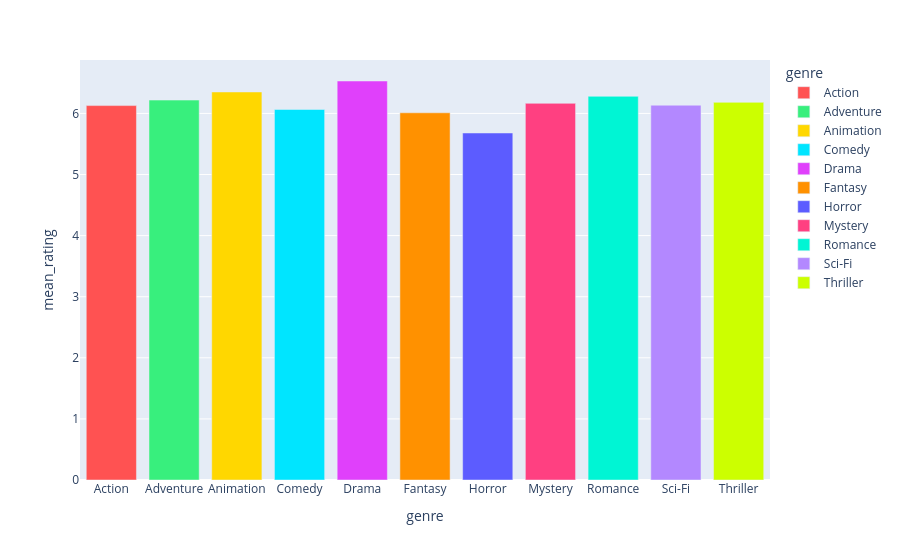

Notebook code cell kept with this figure:
### Code cell
df_ratings = df.copy()
df_ratings = df_ratings[df_ratings["genre"].isin(genres_list)]
df_ratings = df_ratings.groupby("genre", as_index=False).agg(mean_rating=("avg_rating","mean"))[["genre","mean_rating"]]

fig=px.bar(df_ratings,
        x="genre", 
        y="mean_rating",
        color="genre",
        color_discrete_map=genre_color_map
    )

fig.show()

### Figure 1 — Plotly figure (JSON) as saved in the notebook; plotly's stock layout.template omitted (floating-point values rounded to 4 significant figures)
{"data": [{"hovertemplate": "genre=%{x}<br>mean_rating=%{y}<extra></extra>", "legendgroup": "Action", "marker": {"color": "#FF5252", "pattern": {"shape": ""}}, "name": "Action", "orientation": "v", "showlegend": true, "textposition": "auto", "type": "bar", "x": ["Action"], "xaxis": "x", "y": [6.128], "yaxis": "y"}, {"hovertemplate": "genre=%{x}<br>mean_rating=%{y}<extra></extra>", "legendgroup": "Adventure", "marker": {"color": "#38EF7D", "pattern": {"shape": ""}}, "name": "Adventure", "orientation": "v", "showlegend": true, "textposition": "auto", "type": "bar", "x": ["Adventure"], "xaxis": "x", "y": [6.219], "yaxis": "y"}, {"hovertemplate": "genre=%{x}<br>mean_rating=%{y}<extra></extra>", "legendgroup": "Animation", "marker": {"color": "#FFD700", "pattern": {"shape": ""}}, "name": "Animation", "orientation": "v", "showlegend": true, "textposition": "auto", "type": "bar", "x": ["Animation"], "xaxis": "x", "y": [6.351], "yaxis": "y"}, {"hovertemplate": "genre=%{x}<br>mean_rating=%{y}<extra></extra>", "legendgroup": "Comedy", "marker": {"color": "#00E5FF", "pattern": {"shape": ""}}, "name": "Comedy", "orientation": "v", "showlegend": true, "textposition": "auto", "type": "bar", "x": ["Comedy"], "xaxis": "x", "y": [6.065], "yaxis": "y"}, {"hovertemplate": "genre=%{x}<br>mean_rating=%{y}<extra></extra>", "legendgroup": "Drama", "marker": {"color": "#E040FB", "pattern": {"shape": ""}}, "name": "Drama", "orientation": "v", "showlegend": true, "textposition": "auto", "type": "bar", "x": ["Drama"], "xaxis": "x", "y": [6.531], "yaxis": "y"}, {"hovertemplate": "genre=%{x}<br>mean_rating=%{y}<extra></extra>", "legendgroup": "Fantasy", "marker": {"color": "#FF9100", "pattern": {"shape": ""}}, "name": "Fantasy", "orientation": "v", "showlegend": true, "textposition": "auto", "type": "bar", "x": ["Fantasy"], "xaxis": "x", "y": [6.01], "yaxis": "y"}, {"hovertemplate": "genre=%{x}<br>mean_rating=%{y}<extra></extra>", "legendgroup": "Horror", "marker": {"color": "#5C5CFF", "pattern": {"shape": ""}}, "name": "Horror", "orientation": "v", "showlegend": true, "textposition": "auto", "type": "bar", "x": ["Horror"], "xaxis": "x", "y": [5.68], "yaxis": "y"}, {"hovertemplate": "genre=%{x}<br>mean_rating=%{y}<extra></extra>", "legendgroup": "Mystery", "marker": {"color": "#FF4081", "pattern": {"shape": ""}}, "name": "Mystery", "orientation": "v", "showlegend": true, "textposition": "auto", "type": "bar", "x": ["Mystery"], "xaxis": "x", "y": [6.165], "yaxis": "y"}, {"hovertemplate": "genre=%{x}<br>mean_rating=%{y}<extra></extra>", "legendgroup": "Romance", "marker": {"color": "#00F5D4", "pattern": {"shape": ""}}, "name": "Romance", "orientation": "v", "showlegend": true, "textposition": "auto", "type": "bar", "x": ["Romance"], "xaxis": "x", "y": [6.28], "yaxis": "y"}, {"hovertemplate": "genre=%{x}<br>mean_rating=%{y}<extra></extra>", "legendgroup": "Sci-Fi", "marker": {"color": "#B388FF", "pattern": {"shape": ""}}, "name": "Sci-Fi", "orientation": "v", "showlegend": true, "textposition": "auto", "type": "bar", "x": ["Sci-Fi"], "xaxis": "x", "y": [6.135], "yaxis": "y"}, {"hovertemplate": "genre=%{x}<br>mean_rating=%{y}<extra></extra>", "legendgroup": "Thriller", "marker": {"color": "#CCFF00", "pattern": {"shape": ""}}, "name": "Thriller", "orientation": "v", "showlegend": true, "textposition": "auto", "type": "bar", "x": ["Thriller"], "xaxis": "x", "y": [6.182], "yaxis": "y"}], "layout": {"barmode": "relative", "legend": {"title": {"text": "genre"}, "tracegroupgap": 0}, "margin": {"t": 60}, "xaxis": {"anchor": "y", "categoryarray": ["Action", "Adventure", "Animation", "Comedy", "Drama", "Fantasy", "Horror", "Mystery", "Romance", "Sci-Fi", "Thriller"], "categoryorder": "array", "domain": [0, 1], "title": {"text": "genre"}}, "yaxis": {"anchor": "x", "domain": [0, 1], "title": {"text": "mean_rating"}}}}
